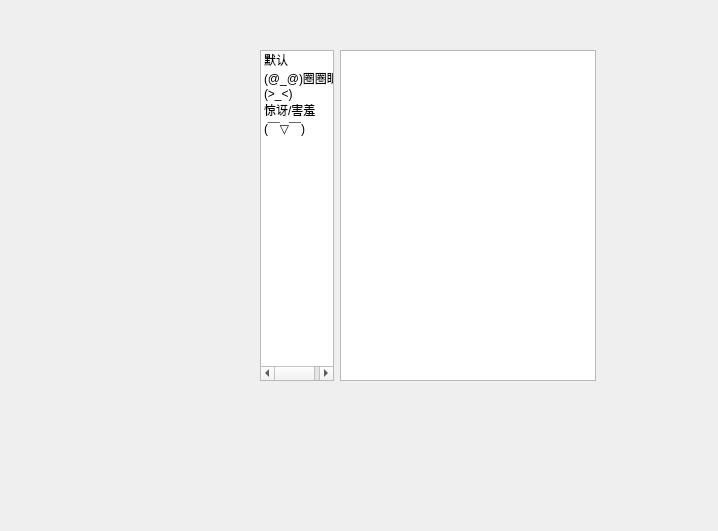
<?xml version="1.0" encoding="UTF-8"?>
<ui version="4.0">
 <class>Form</class>
 <widget class="QWidget" name="Form">
  <property name="geometry">
   <rect>
    <x>0</x>
    <y>0</y>
    <width>718</width>
    <height>531</height>
   </rect>
  </property>
  <property name="windowTitle">
   <string>Form</string>
  </property>
  <widget class="QWidget" name="widget" native="true">
   <property name="geometry">
    <rect>
     <x>185</x>
     <y>50</y>
     <width>411</width>
     <height>331</height>
    </rect>
   </property>
   <layout class="QHBoxLayout" name="horizontalLayout" stretch="1,1,1">
    <item>
     <spacer name="horizontalSpacer">
      <property name="orientation">
       <enum>Qt::Horizontal</enum>
      </property>
      <property name="sizeHint" stdset="0">
       <size>
        <width>40</width>
        <height>20</height>
       </size>
      </property>
     </spacer>
    </item>
    <item>
     <widget class="QListWidget" name="listWidget">
      <item>
       <property name="text">
        <string>默认</string>
       </property>
      </item>
      <item>
       <property name="text">
        <string>(@_@)圈圈眼</string>
       </property>
      </item>
      <item>
       <property name="text">
        <string>(&gt;_&lt;)</string>
       </property>
      </item>
      <item>
       <property name="text">
        <string>惊讶/害羞</string>
       </property>
      </item>
      <item>
       <property name="text">
        <string>(￣▽￣)</string>
       </property>
      </item>
     </widget>
    </item>
    <item>
     <widget class="QGraphicsView" name="emotionPreview">
      <property name="sizePolicy">
       <sizepolicy hsizetype="Fixed" vsizetype="Expanding">
        <horstretch>0</horstretch>
        <verstretch>0</verstretch>
       </sizepolicy>
      </property>
     </widget>
    </item>
   </layout>
  </widget>
 </widget>
 <resources/>
 <connections/>
</ui>
